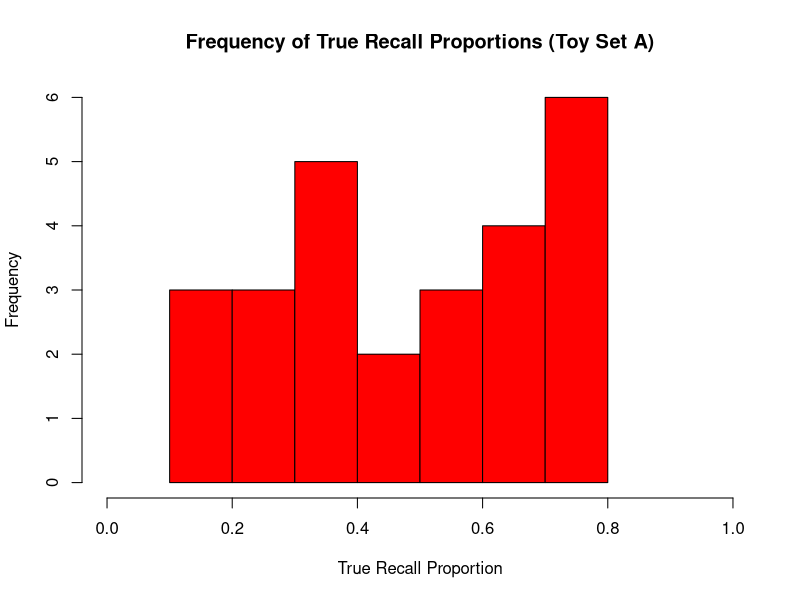
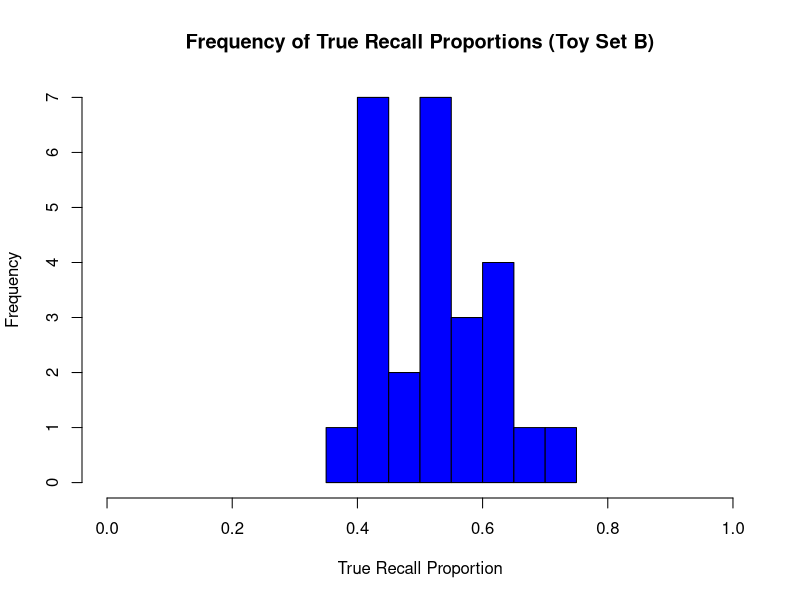
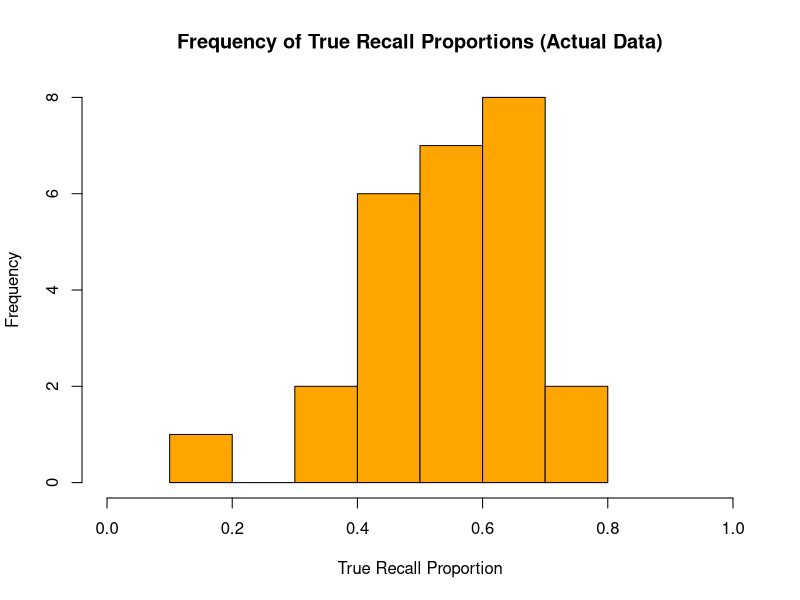
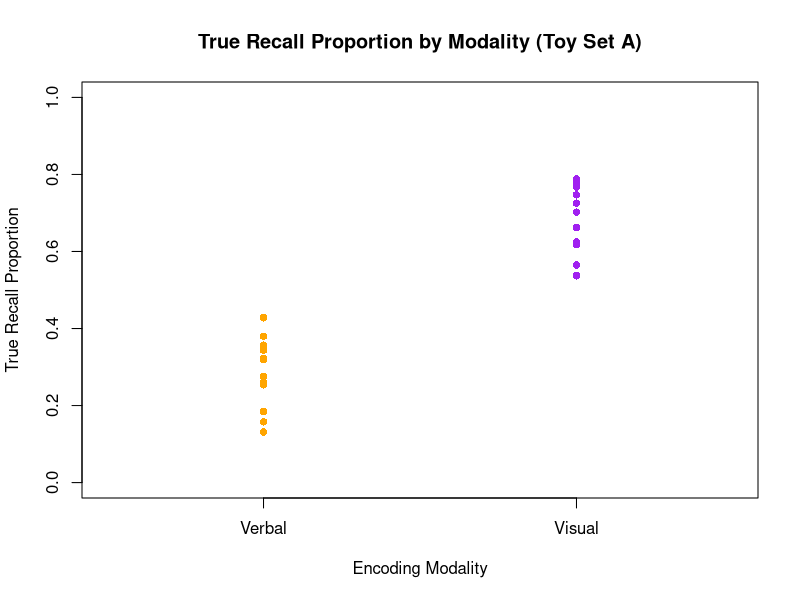
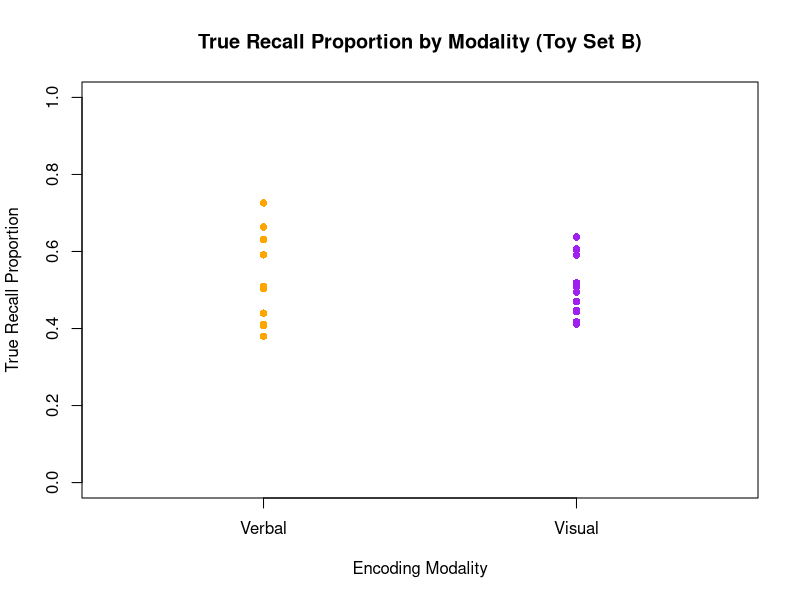
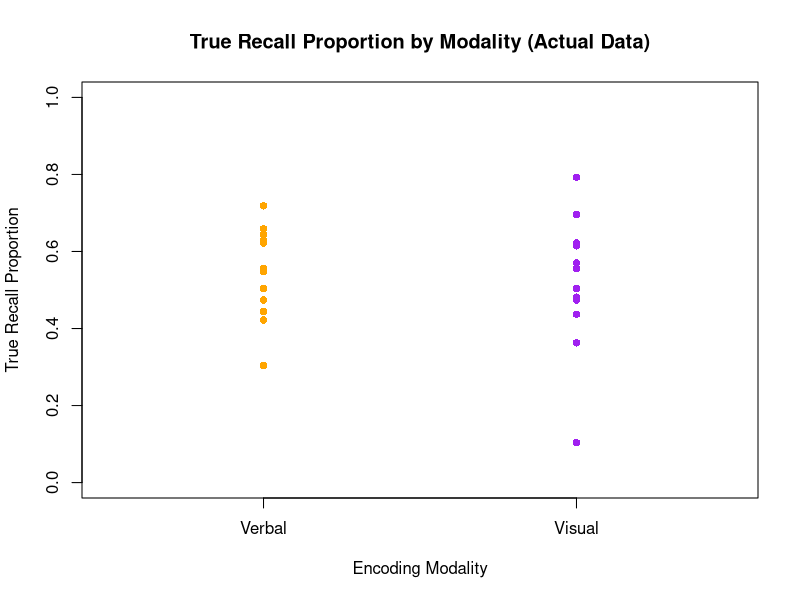
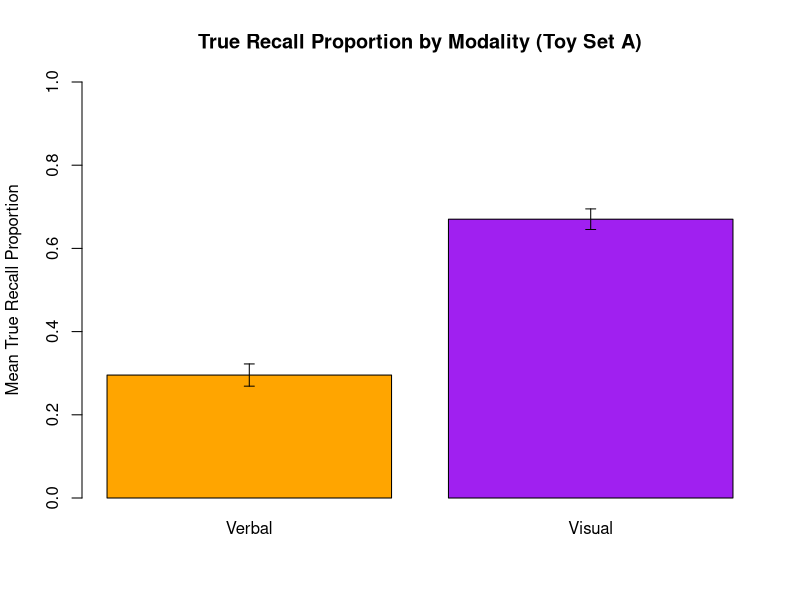
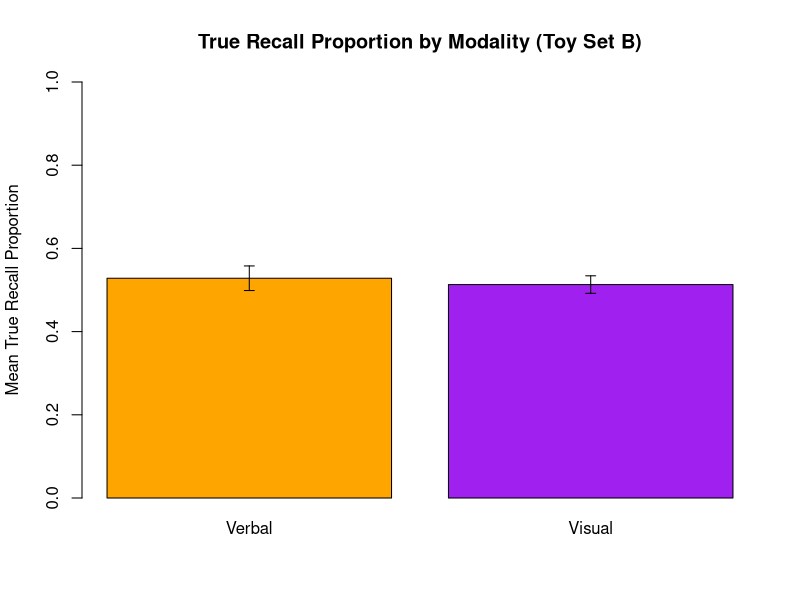

Source code (R) for these figures, in order:
## ---- chunk 1
knitr::opts_chunk$set(echo = TRUE, message = FALSE)
# Can set your local path to control exactly where this saves. Otherwise, will save in directory with the Rmd file
# knitr::opts_knit$set(root.dir = "/home/expdes/outputs/")  

library(tidyverse)  # loads many useful packages
library(dplyr)
library(ggplot2)

set.seed(1)  # Ensures reproducible results
theme_set(theme_minimal())  # My personal preference for less ugly default plots

## ---- chunk 2
# Sources:
#   1) https://www.digitalocean.com/community/tutorials/r-read-csv-file-into-data-frame
#   2) https://stackoverflow.com/questions/13110076/function-to-concatenate-paths 
#   3) https://dplyr.tidyverse.org/reference/mutate-joins.html

# Import each CSV into a dataframe
true_recall_data <- read.csv(file.path("class-data", "true_recall_summary.csv"))
false_recall_data <- read.csv(file.path("class-data", "false_recall_summary.csv"))
vviq_data <- read.csv(file.path("class-data", "VVIQ_summary.csv"))

# Merge the three data into a single data frame called class_data
class_data_recall <- full_join(true_recall_data, false_recall_data)
class_data_unfiltered <- full_join(class_data_recall, vviq_data)
class_data <- data.frame(
  participant = class_data_unfiltered$participant,
  encoding_strategy       = class_data_unfiltered$encoding_strategy,
  interference_type       = class_data_unfiltered$interference_type,
  VVIQ_score              = class_data_unfiltered$total_score,
  true_recall_proportion  = class_data_unfiltered$true_recall_proportion,
  false_recall_proportion = class_data_unfiltered$false_recall_proportion
)

# Log the results
knitr::kable(class_data, caption = "Class Data")
## ---- chunk 3
# Sources:
#   1) https://www.rdocumentation.org/packages/base/versions/3.6.2/topics/ifelse
#   2) https://dplyr.tidyverse.org/reference/group_by.html
#   3) https://stringr.tidyverse.org/articles/stringr.html

# Group all participants by participant id
grouped_class_data <- group_by(class_data, participant)

# Create the new dataframe
participant_level_data <- summarise(grouped_class_data,
                                    participant = first(participant),
                                    encoding_strategy = first(encoding_strategy),
                                    encoding_modality = ifelse(str_detect(first(encoding_strategy), "imag"), "visual", "verbal"),
                                    encoding_depth = ifelse(str_detect(first(encoding_strategy), "single"), "shallow", "deep"),
                                    VVIQ_score = first(VVIQ_score),
                                    true_recall_proportion = mean(true_recall_proportion),
                                    false_recall_proportion = mean(false_recall_proportion)
                                    )

# Log the results
knitr::kable(participant_level_data, caption = "Participant Level Data")


## ---- chunk 4
# Sources:
#   1) https://www.dataquest.io/blog/how-to-create-a-dataframe-in-r/
#   2) https://www.digitalocean.com/community/tutorials/get-number-of-rows-and-columns-in-r
#   3) https://stat.ethz.ch/R-manual/R-devel/library/base/html/Arithmetic.html
#   4) https://www.spsanderson.com/steveondata/posts/2025-05-26/
#   5) https://stackoverflow.com/questions/8169323/r-concatenate-two-dataframes

# Gets the number of subjects (rows) in the actual data
num_rows <- nrow(participant_level_data)

# Floor division to handle odd num participants (not true here but why not future-proof)
half_rows <- num_rows %/% 2
  
# Floor division to handle odd num participants (not true here but why not future-proof)
quarter_rows <- half_rows %/% 2

# make data for verbal condition
set.seed(67)

# verbal shallow data
verbal_shallow_a <- data.frame(
  participant             = 1:quarter_rows,
  encoding_strategy       = "verb_single",
  encoding_modality       = "verbal",
  encoding_depth          = "shallow",
  VVIQ_score              = sample(21:80, quarter_rows),
  true_recall_proportion  = rnorm(quarter_rows, mean = 0.30, sd = 0.1),
  false_recall_proportion = rnorm(quarter_rows, mean = 0.50, sd = 0.25)
)

# verbal deep data
verbal_deep_a <- data.frame(
  participant             = (quarter_rows + 1):half_rows,
  encoding_strategy       = "verb_association",
  encoding_modality       = "verbal",
  encoding_depth          = "deep",
  VVIQ_score              = sample(21:80, half_rows - quarter_rows),
  true_recall_proportion  = rnorm(half_rows - quarter_rows, mean = 0.30, sd = 0.1),
  false_recall_proportion = rnorm(half_rows - quarter_rows, mean = 0.50, sd = 0.25)
)

# Get the verbal part of the data set
verbal_data_a <- rbind(verbal_shallow_a, verbal_deep_a)

# make data for visual condition
set.seed(75)

# visual shallow data
visual_shallow_a <- data.frame(
  participant             = (half_rows + 1):(half_rows + quarter_rows),
  encoding_strategy       = "imag_single",
  encoding_modality       = "visual",
  encoding_depth          = "shallow",
  VVIQ_score              = sample(21:80, quarter_rows),
  true_recall_proportion  = rnorm(quarter_rows, mean = 0.70, sd = 0.1),
  false_recall_proportion = rnorm(quarter_rows, mean = 0.50, sd = 0.25)
)

# visual deep data
visual_deep_a <- data.frame(
  participant             = (half_rows + quarter_rows + 1):num_rows,
  encoding_strategy       = "imag_association",
  encoding_modality       = "visual",
  encoding_depth          = "deep",
  VVIQ_score              = sample(21:80, num_rows - half_rows - quarter_rows),
  true_recall_proportion  = rnorm(num_rows - half_rows - quarter_rows, mean = 0.70, sd = 0.1),
  false_recall_proportion = rnorm(num_rows - half_rows - quarter_rows, mean = 0.50, sd = 0.25)
)

# Get the visual part of the data set
visual_data_a <- rbind(visual_shallow_a, visual_deep_a)

# Get the full data set
toy_set_a <- rbind(verbal_data_a, visual_data_a)

# Log the results
knitr::kable(toy_set_a, caption = "Toy Set A")


## ---- chunk 5
# Sources:
#   1) https://dplyr.tidyverse.org/reference/summarise.html
#   2) https://dplyr.tidyverse.org/reference/filter.html

# Group by modality (visual vs verbal)
grouped_toy_set_a <- group_by(toy_set_a, encoding_modality)

# Get mean and se for visual and verbal group 
group_info_a <- summarise(
  grouped_toy_set_a, 
  mean = mean(true_recall_proportion), 
  se = sd(true_recall_proportion) / sqrt(n())
)

# Extract verbal values
verbal_mean_a <- group_info_a$mean[group_info_a$encoding_modality == "verbal"]
verbal_se_a   <- group_info_a$se[group_info_a$encoding_modality == "verbal"]

# Extract visual values
visual_mean_a <- group_info_a$mean[group_info_a$encoding_modality == "visual"]
visual_se_a   <- group_info_a$se[group_info_a$encoding_modality == "visual"]

# Log the results
cat(
  "Toy Set A\n",
  "=========\n",
  sprintf("Verbal Mean: %.6f\n", verbal_mean_a),
  sprintf("Verbal Standard Error: %.6f\n", verbal_se_a),
  sprintf("Visual Mean: %.6f\n", visual_mean_a),
  sprintf("Visual Standard Error: %.6f\n", visual_se_a)
)
## ---- chunk 6
# Sources:
#   1) https://www.dataquest.io/blog/how-to-create-a-dataframe-in-r/
#   2) https://www.digitalocean.com/community/tutorials/get-number-of-rows-and-columns-in-r
#   3) https://stat.ethz.ch/R-manual/R-devel/library/base/html/Arithmetic.html
#   4) https://www.spsanderson.com/steveondata/posts/2025-05-26/
#   5) https://stackoverflow.com/questions/8169323/r-concatenate-two-dataframes

# Gets the number of subjects (rows) in the actual data
num_rows <- nrow(participant_level_data)

# Floor division to handle odd num participants (not true here but why not future-proof)
half_rows <- num_rows %/% 2
  
# Floor division to handle odd num participants (not true here but why not future-proof)
quarter_rows <- half_rows %/% 2

# make data for verbal condition
set.seed(62)

# verbal shallow data
verbal_shallow_b <- data.frame(
  participant             = 1:quarter_rows,
  encoding_strategy       = "verb_single",
  encoding_modality       = "verbal",
  encoding_depth          = "shallow",
  VVIQ_score              = sample(21:80, quarter_rows),
  true_recall_proportion  = rnorm(quarter_rows, mean = 0.50, sd = 0.1),
  false_recall_proportion = rnorm(quarter_rows, mean = 0.50, sd = 0.25)
)

# verbal deep data
verbal_deep_b <- data.frame(
  participant             = (quarter_rows + 1):half_rows,
  encoding_strategy       = "verb_association",
  encoding_modality       = "verbal",
  encoding_depth          = "deep",
  VVIQ_score              = sample(21:80, half_rows - quarter_rows),
  true_recall_proportion  = rnorm(half_rows - quarter_rows, mean = 0.50, sd = 0.1),
  false_recall_proportion = rnorm(half_rows - quarter_rows, mean = 0.50, sd = 0.25)
)

# Get the verbal part of the data set
verbal_data_b <- rbind(verbal_shallow_b, verbal_deep_b)

# make data for visual condition
set.seed(92)

# visual shallow data
visual_shallow_b <- data.frame(
  participant             = (half_rows + 1):(half_rows + quarter_rows),
  encoding_strategy       = "imag_single",
  encoding_modality       = "visual",
  encoding_depth          = "shallow",
  VVIQ_score              = sample(21:80, quarter_rows),
  true_recall_proportion  = rnorm(quarter_rows, mean = 0.50, sd = 0.1),
  false_recall_proportion = rnorm(quarter_rows, mean = 0.50, sd = 0.25)
)

# visual deep data
visual_deep_b <- data.frame(
  participant             = (half_rows + quarter_rows + 1):num_rows,
  encoding_strategy       = "imag_association",
  encoding_modality       = "visual",
  encoding_depth          = "deep",
  VVIQ_score              = sample(21:80, num_rows - half_rows - quarter_rows),
  true_recall_proportion  = rnorm(num_rows - half_rows - quarter_rows, mean = 0.50, sd = 0.1),
  false_recall_proportion = rnorm(num_rows - half_rows - quarter_rows, mean = 0.50, sd = 0.25)
)

# Get the visual part of the data set
visual_data_b <- rbind(visual_shallow_b, visual_deep_b)

# Get the full data set
toy_set_b <- rbind(verbal_data_b, visual_data_b)

# Log the results
knitr::kable(toy_set_b, caption = "Toy Set B")
## ---- chunk 7
# Sources:
#   1) https://dplyr.tidyverse.org/reference/summarise.html
#   2) https://dplyr.tidyverse.org/reference/filter.html

# Group by modality (visual vs verbal)
grouped_toy_set_b <- group_by(toy_set_b, encoding_modality)

# Get mean and se for visual and verbal group 
group_info_b <- summarise(
  grouped_toy_set_b, 
  mean = mean(true_recall_proportion), 
  se = sd(true_recall_proportion) / sqrt(n())
)

# Extract verbal values
verbal_mean_b <- group_info_b$mean[group_info_b$encoding_modality == "verbal"]
verbal_se_b   <- group_info_b$se[group_info_b$encoding_modality == "verbal"]

# Extract visual values
visual_mean_b <- group_info_b$mean[group_info_b$encoding_modality == "visual"]
visual_se_b   <- group_info_b$se[group_info_b$encoding_modality == "visual"]

# Log the results
# Log the results
cat(
  "Toy Set B\n",
  "=========\n",
  sprintf("Verbal Mean: %.6f\n", verbal_mean_b),
  sprintf("Verbal Standard Error: %.6f\n", verbal_se_b),
  sprintf("Visual Mean: %.6f\n", visual_mean_b),
  sprintf("Visual Standard Error: %.6f\n", visual_se_b)
)
## ---- chunk 8
# Sources:
#   1) https://dplyr.tidyverse.org/reference/summarise.html
#   2) https://dplyr.tidyverse.org/reference/filter.html

# Group by modality (visual vs verbal)
grouped_real_data <- group_by(participant_level_data, encoding_modality)

# Get mean and se for visual and verbal group 
group_info_real <- summarise(
  grouped_real_data, 
  mean = mean(true_recall_proportion),
  se = sd(true_recall_proportion) / sqrt(n())
)

# Extract verbal values
verbal_mean_real <- group_info_real$mean[group_info_real$encoding_modality == "verbal"]
verbal_se_real   <- group_info_real$se[group_info_real$encoding_modality == "verbal"]

# Extract visual values
visual_mean_real <- group_info_real$mean[group_info_real$encoding_modality == "visual"]
visual_se_real   <- group_info_real$se[group_info_real$encoding_modality == "visual"]

# Log the results
cat(
  "Real Data\n",
  "=========\n",
  sprintf("Verbal Mean: %.6f\n", verbal_mean_real),
  sprintf("Verbal Standard Error: %.6f\n", verbal_se_real),
  sprintf("Visual Mean: %.6f\n", visual_mean_real),
  sprintf("Visual Standard Error: %.6f\n", visual_se_real)
)
## ---- chunk 9
# Sources
#   1) https://www.w3schools.com/R/r_functions.asp
#   2) https://www.w3schools.com/r/r_for_loop.asp
#   3) https://www.scribbr.com/frequently-asked-questions/how-do-i-find-quartiles-in-r/

# Note: I found it strange that we return a list instead of a logicla vector
# I did this to stick to the assignment wording but it is weird since you ahve to unlist() it later
find_outlier = function(num_list){
  
  # Get quantiles and calculate IQR
  quartiles <- quantile(num_list, prob=c(.25,.5,.75), type=1)
  Q1 <- quartiles[1]
  Q3 <- quartiles[3]
  IQR <- Q3 - Q1
  
  # Find our outlier bounds
  lower_bound <- Q1 - (1.5 * IQR)
  upper_bound <- Q3 + (1.5 * IQR)
  
  # Prep a results list for our booleans
  results_list <- list()
  
  # Iterate and construct the outlier boolean list
  for (data_point in num_list) {
    
    # If point falls outside of non-outlier range, then set value to TRUE
    if (data_point < lower_bound | data_point > upper_bound) {
      results_list <- c(results_list, TRUE)
    }
    # Otherwise, participant is not an outlier so set to FALSE
    else {
      results_list <- c(results_list, FALSE)
    }
  }
  
  # Return the list
  return(results_list)
}
## ---- chunk 10
# Sources
#   1) https://codesignal.com/learn/courses/data-manipulation-in-r/lessons/exploring-data-frames-with-boolean-selection-in-r

# Extract the false recall column
false_recall_real <- participant_level_data$false_recall_proportion

# Get boolean list for which participants are outliers
false_recall_outliers_mask <- find_outlier(false_recall_real)

# Subset the participant df to get which ones are outliers
false_recall_outliers <- participant_level_data[unlist(false_recall_outliers_mask), ]

# Print the data
knitr::kable(
  false_recall_outliers,
  caption = "False Recall Proportion Outliers"
)
## ---- chunk 11
# Sources
#   1) https://codesignal.com/learn/courses/data-manipulation-in-r/lessons/exploring-data-frames-with-boolean-selection-in-r

# Extract the false recall column
vviq_real <- participant_level_data$VVIQ_score

# Get boolean list for which participants are outliers
vviq_outliers_mask <- find_outlier(vviq_real)

# Subset the participant df to get which ones are outliers
vviq_outliers <- participant_level_data[unlist(vviq_outliers_mask), ]

# Print the data
knitr::kable(
  vviq_outliers,
  caption = "VVIQ Score Outliers"
)
## ---- chunk 12
# Sources
#   1) https://www.datamentor.io/r-programming/histogram
#   2) https://www.datacamp.com/doc/r/scatterplot-in-r
#   3) https://r-graph-gallery.com/4-barplot-with-error-bar.html

# Get true recall proportion data for each data set
true_recall_graph_data_a <- toy_set_a$true_recall_proportion
true_recall_graph_data_b <- toy_set_b$true_recall_proportion
true_recall_graph_data_real <- participant_level_data$true_recall_proportion


# HISTOGRAMS
# ================================

# Toy Data A
# -------------------
hist(true_recall_graph_data_a,
     main = "Frequency of True Recall Proportions (Toy Set A)", 
     xlab = "True Recall Proportion", 
     xlim = c(0,1),
     col  = "red",
     )
# -------------------

# Toy Data B
# -------------------
hist(true_recall_graph_data_b,
     main = "Frequency of True Recall Proportions (Toy Set B)", 
     xlab = "True Recall Proportion", 
     xlim = c(0,1),
     col  = "blue",
     ) 
# -------------------

# Actual Class Data
# -------------------
hist(true_recall_graph_data_real,
     main = "Frequency of True Recall Proportions (Actual Data)", 
     xlab = "True Recall Proportion", 
     xlim = c(0,1),
     col  = "orange",
    )
# -------------------
# ================================

# SCATTERPLOTS
# ================================

# Toy Data A
# -------------------
x_vals_a <- ifelse(toy_set_a$encoding_modality == "verbal", 0.9, 1.1)
plot(
     x_vals_a,
     toy_set_a$true_recall_proportion,
     col = ifelse(toy_set_a$encoding_modality == "verbal", "orange", "purple"),
     pch = 16,
     xaxt = "n",
     xlab = "Encoding Modality",
     ylab = "True Recall Proportion",
     xlim = c(0.8, 1.2),
     ylim = c(0, 1),
     main = "True Recall Proportion by Modality (Toy Set A)"
)
axis(1, at = c(0.9, 1.1), labels = c("Verbal", "Visual"))
# -------------------

# Toy Data B
# -------------------
x_vals_b <- ifelse(toy_set_b$encoding_modality == "verbal", 0.9, 1.1)
plot(
     x_vals_b,
     toy_set_b$true_recall_proportion,
     col = ifelse(toy_set_b$encoding_modality == "verbal", "orange", "purple"),
     pch = 16,
     xaxt = "n",
     xlab = "Encoding Modality",
     ylab = "True Recall Proportion",
     xlim = c(0.8, 1.2),
     ylim = c(0, 1),
     main = "True Recall Proportion by Modality (Toy Set B)"
)
axis(1, at = c(0.9, 1.1), labels = c("Verbal", "Visual"))
# -------------------

# Actual Class Data
# -------------------
x_vals_real <- ifelse(participant_level_data$encoding_modality == "verbal", 0.9, 1.1)
plot(
     x_vals_real,
     participant_level_data$true_recall_proportion,
     col = ifelse(participant_level_data$encoding_modality == "verbal", "orange", "purple"),
     pch = 16,
     xaxt = "n",
     xlab = "Encoding Modality",
     ylab = "True Recall Proportion",
     xlim = c(0.8, 1.2),
     ylim = c(0, 1),
     main = "True Recall Proportion by Modality (Actual Data)"
)
axis(1, at = c(0.9, 1.1), labels = c("Verbal", "Visual"))
# -------------------
# ================================

# BAR GRAPHS
# ================================

# Toy Data A
# -------------------
# Combine group means and standard errors
means_a <- c(verbal_mean_a, visual_mean_a)
ses_a   <- c(verbal_se_a, visual_se_a)

# Create bar plot
bar_positions_a <- barplot(
  means_a,
  names.arg = c("Verbal", "Visual"),
  ylim = c(0, 1),
  col = c("orange", "purple"),
  ylab = "Mean True Recall Proportion",
  main = "True Recall Proportion by Modality (Toy Set A)"
)

# Add error bars
arrows(
  x0 = bar_positions_a,
  y0 = means_a - ses_a,
  x1 = bar_positions_a,
  y1 = means_a + ses_a,
  angle = 90,
  code = 3,
  length = 0.05
)
# -------------------

# Toy Data B
# -------------------
# Combine group means and standard errors
means_b <- c(verbal_mean_b, visual_mean_b)
ses_b   <- c(verbal_se_b, visual_se_b)

# Create the bar plot
bar_positions_b <- barplot(
  means_b,
  names.arg = c("Verbal", "Visual"),
  ylim = c(0, 1),
  col = c("orange", "purple"),
  ylab = "Mean True Recall Proportion",
  main = "True Recall Proportion by Modality (Toy Set B)"
)

# Add standard error bars
arrows(
  x0 = bar_positions_b,
  y0 = means_b - ses_b,
  x1 = bar_positions_b,
  y1 = means_b + ses_b,
  angle = 90,
  code = 3,
  length = 0.05
)
# -------------------

# Actual Class Data
# -------------------
# Combine group means and standard errors
means_real <- c(verbal_mean_real, visual_mean_real)
ses_real   <- c(verbal_se_real, visual_se_real)

# Create the bar plot
bar_positions_real <- barplot(
  means_real,
  names.arg = c("Verbal", "Visual"),
  ylim = c(0, 1),
  col = c("orange", "purple"),
  ylab = "Mean True Recall Proportion",
  main = "True Recall Proportion by Modality (Actual Data)"
)

# Add standard error bars
arrows(
  x0 = bar_positions_real,
  y0 = means_real - ses_real,
  x1 = bar_positions_real,
  y1 = means_real + ses_real,
  angle = 90,
  code = 3,
  length = 0.05
)
# -------------------
## ---- chunk 13
# Sources
#   1) https://www.geeksforgeeks.org/r-language/how-to-export-dataframe-to-csv-in-r/
write.csv(toy_set_a, "toy_set_a.csv", row.names = FALSE)
write.csv(toy_set_b, "toy_set_b.csv", row.names = FALSE)
write.csv(class_data, "class_data.csv", row.names = FALSE)
write.csv(participant_level_data, "participant_level_data.csv", row.names = FALSE)

cat(
  "Saved CSV files\n",
  "================\n",
  "toy_set_a.csv\n",
  "toy_set_b.csv\n",
  "class_data.csv\n",
  "participant_level_data.csv\n"
)

